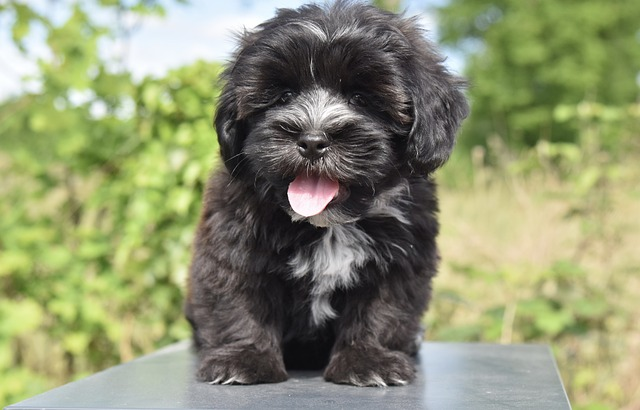
#> input picture Thresholding/dog.jpg, 640 x 410 px
$ python adaptive_threshold.py
#> lines starting #> are read from the running program, lines starting #| are printed output that depends on the picture; after the words box and inside, x2 and y2 are one past the last pixel; in counts of white or black regions, pixels touching at a corner belong together
import cv2  as cv

img=cv.imread('dog.jpg')
#> img is the input picture: shape (410, 640, 3); mean B, G, R 113.3, 147.4, 142.2
cv. imshow('img',img)

gray=cv.cvtColor(img,cv.COLOR_BGR2GRAY)
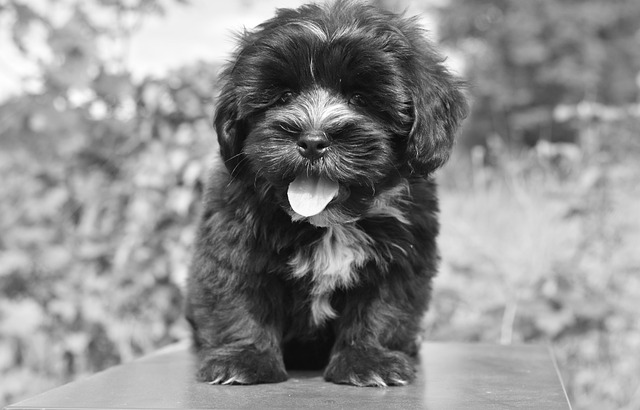
#> gray: shape (410, 640); min 1, max 255, mean 142
cv.imshow('gray',gray)

adaptive_thresh=cv.adaptiveThreshold(gray,255,cv.ADAPTIVE_THRESH_MEAN_C,cv.THRESH_BINARY,11,3)
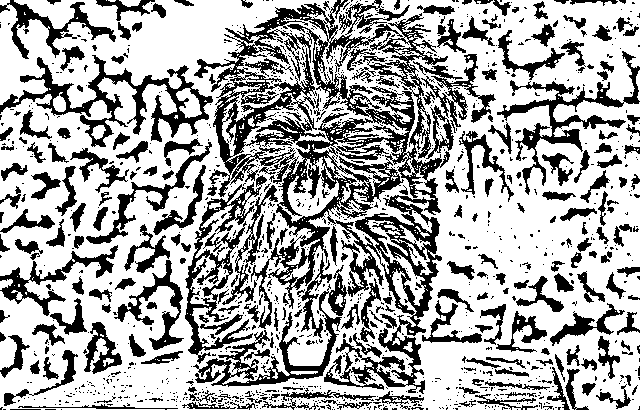
#> adaptive_thresh: shape (410, 640); 66.8% white; 1213 black regions (964 under 20 px), largest, box (x1, y1, x2, y2) and area: (194, 0, 450, 394) 27385, (0, 55, 213, 147) 4423, (185, 175, 267, 364) 3398
cv.imshow('thresh',adaptive_thresh)


cv.waitKey(0)
